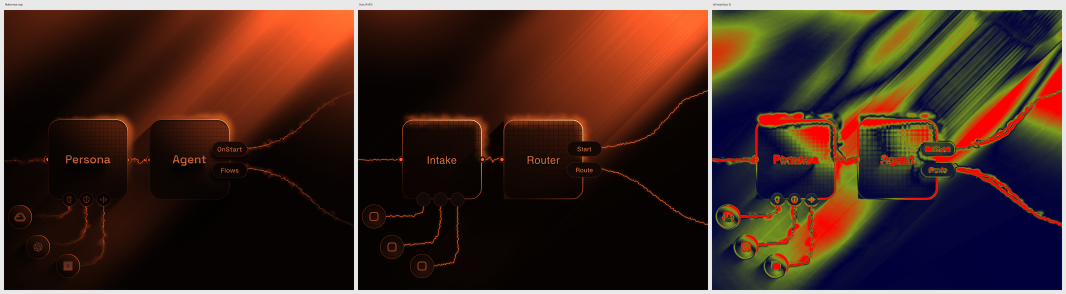
#> input picture work/replicas/fx/fxr1-side.png, 2132 x 588 px, given in place of fxrfxr1-side.png-ref.png, which was not available (shown at 1/2 size)
$ python fxside.py fxr1-side.png
#> lines starting #> are read from the running program, lines starting #| are printed output that depends on the picture; pictures that were not available may be replaced by others from this repository, and a replacement may not be noted
"""Side-by-side (reference | ours | dE heat) for an effect replica.

    fxside.py <n> [--half] [--out path]     reads work/replicas/fx/refs/fxr<n>-ref.png and out/fxr<n>-ours.png
"""
import sys, os
from PIL import Image, ImageDraw
here = os.path.dirname(os.path.abspath(__file__))
a = sys.argv[1:]
n = a[0]; half = '--half' in a
out = a[a.index('--out') + 1] if '--out' in a else os.path.join(here, f'fxr{n}-side.png')
ref = Image.open(os.path.join(here, 'refs', f'fxr{n}-ref.png')).convert('RGB')
#> ref is the input picture: PIL image 2132x588 RGB; mean R, G, B 66.4, 42, 33.2
ours = Image.open(os.path.join(here, 'out', f'fxr{n}-ours.png')).convert('RGB').resize(ref.size)
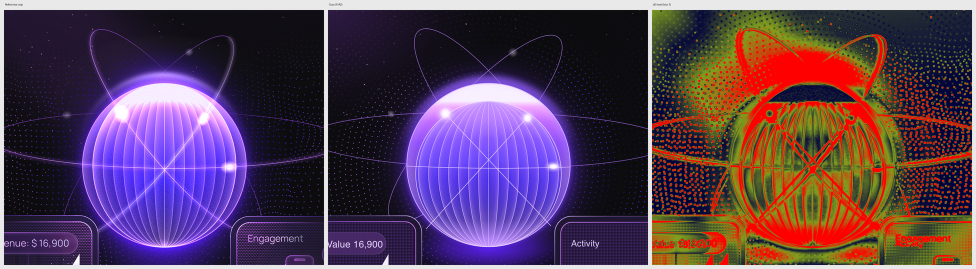
#> input picture work/replicas/fx/fxr2-side.png, 1952 x 538 px, given in place of fxrfxr1-side.png-ours.png, which was not available (shown at 1/2 size)
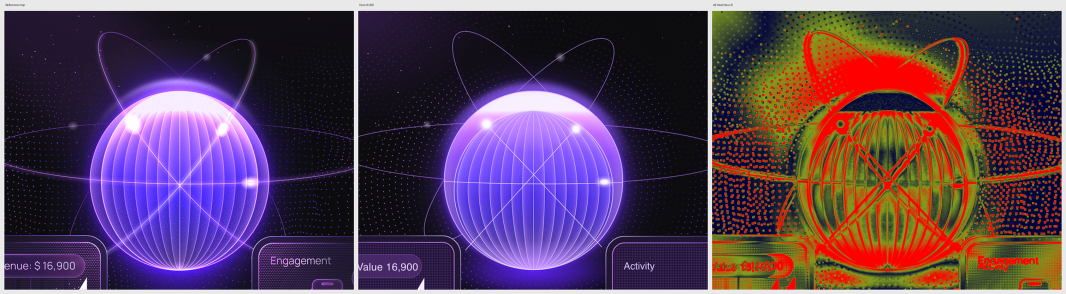
#> ours: PIL image 2132x588 RGB (shown at 1/2 size); mean R, G, B 88.7, 62.7, 88.1
hp = os.path.join(here, 'out', f'fxr{n}-heat.png')
ims = [ref, ours] + ([Image.open(hp).convert('RGB').resize(ref.size)] if os.path.exists(hp) and '--heat' in a else [])
#> ims = 2 items
w, h = ref.size; g = 16; top = 40
#> after `w, h = ref.size`: w = 2132; h = 588
c = Image.new('RGB', (w * len(ims) + g * (len(ims) + 1), h + top + g), (233, 233, 233))
#> c: PIL image 4312x644 RGB; every value is 233
d = ImageDraw.Draw(c)
for i, (im, lab) in enumerate(zip(ims, ['Reference crop', 'Ours (FxR%s)' % n, 'dE heat (blur 3)'])):
    x = g + i * (w + g); c.paste(im, (x, top)); d.text((x + 4, 12), lab, fill=(23, 23, 23))
#> this loop made 2 passes
#> (lab, x) on passes 1 to 2: ('Reference crop', 16), ('Ours (FxRfxr1-side.png)', 2164)
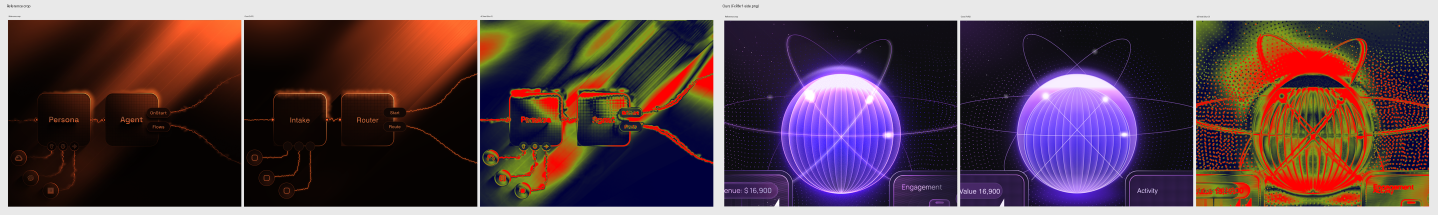
#> c: PIL image 4312x644 RGB (shown at 1/3 size); mean R, G, B 92.6, 69.9, 77.4
if half: c = c.resize((c.width // 2, c.height // 2), Image.LANCZOS)
c.save(out); print(out, c.size)
#| work/replicas/fx/fxrfxr1-side.png-side.png (4312, 644)
